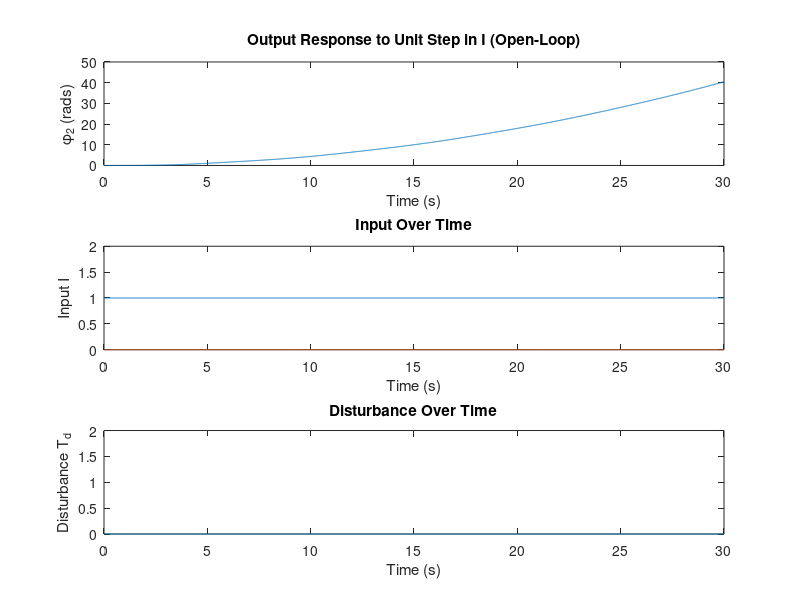
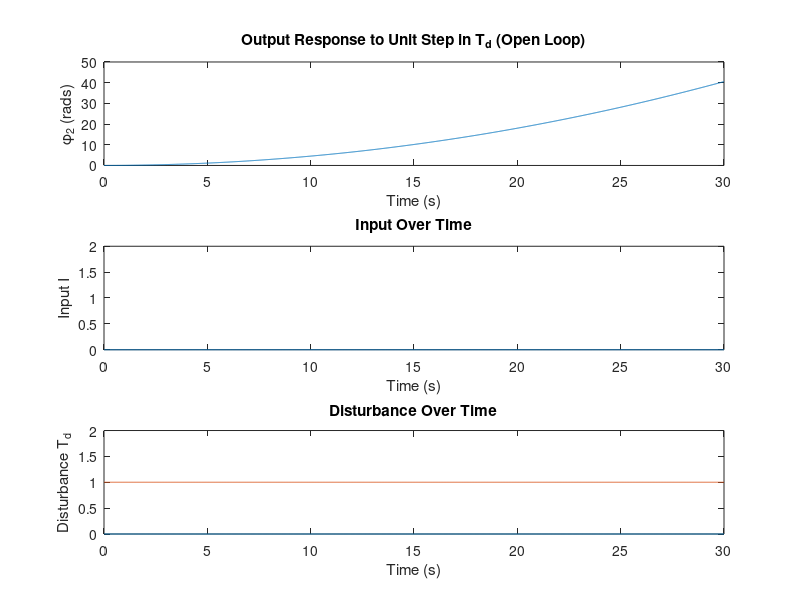

MATLAB code for these plots, in order: (Note: this script raises an error after producing the figures.)
% Define constants
J1=10/9; J2=10; c=0.1; k=1; kI=1;
x0 = [0 0 0 0];                     % Initial States

%%%%%%%%%%%%%%%%%%%%%%%%%%%%%%%%%%%%%%%%%%%%%%%%%%%%%%%%%%%%%%%%%%%%%%%%%%%
% Question #1
% Determine state space representation
A = [0 0 1 0; 0 0 0 1; -k/J1 k/J1 -c/J1 c/J1; k/J2 -k/J2 c/J2 -c/J2];
B = [0 0; 0 0; kI/J1 0; 0 1/J2];
C = [0 1 0 0];
D = [0];
F = [0; 0; 0; 1/J2];         % disturbance torque vector

%%%%%%%%%%%%%%%%%%%%%%%%%%%%%%%%%%%%%%%%%%%%%%%%%%%%%%%%%%%%%%%%%%%%%%%%%%%
% Question #2
% Compute Open-Loop Eigenvalues

eigs = eig(A)

%%%%%%%%%%%%%%%%%%%%%%%%%%%%%%%%%%%%%%%%%%%%%%%%%%%%%%%%%%%%%%%%%%%%%%%%%%%
% Question #3
% Simulate the unit step changes in I and Td

t = [0:0.01:30];
input = [ones(length(t), 1) zeros(length(t), 1)]

% define sys_fb_I as the ss with input I (Td = 0)
sys1 = ss(A, B, C, D);
response_I = lsim(sys1, input, t, x0);

figure(1);
subplot(311)
plot(t, response_I)
xlabel('Time (s)')
ylabel('\phi_{2} (rads)')
title('Output Response to Unit Step in I (Open-Loop)')

subplot(312)
plot(t, input)
xlabel('Time (s)')
ylabel('Input I')
title('Input Over Time')
ylim([0 2])

subplot(313)
plot(t, zeros(length(t), 1))
xlabel('Time (s)')
ylabel('Disturbance T_d')
title('Disturbance Over Time')
ylim([0 2])

% define sys_fb_td as the ss with input Td (I = 0)
input = [zeros(length(t), 1) ones(length(t), 1)];
response_td = lsim(sys1, input, t, x0);

figure(2);
subplot(311)
plot(t, response_td)
xlabel('Time (s)')
ylabel('\phi_{2} (rads)')
title('Output Response to Unit Step in T_d (Open Loop)')

subplot(312)
plot(t, zeros(length(t), 1))
xlabel('Time (s)')
ylabel('Input I')
title('Input Over Time')
ylim([0 2])

subplot(313)
plot(t, input)
xlabel('Time (s)')
ylabel('Disturbance T_d')
title('Disturbance Over Time')
ylim([0 2])


%%%%%%%%%%%%%%%%%%%%%%%%%%%%%%%%%%%%%%%%%%%%%%%%%%%%%%%%%%%%%%%%%%%%%%%%%%%
% Question #4
% Design state feedback controller gain K

% Check controllability of the open-loop system (can only arbitrarily
% choose eigenvalues of A-BK if system is controllable)
Sc = ctrb(A, B);
assert(length(A) == rank(Sc));

% Find gain vector K given the closed loop poles below
CCLP = [-1 -2 -1-1i -1+i];
K = acker(A, B*[1;0], CCLP)

%%%%%%%%%%%%%%%%%%%%%%%%%%%%%%%%%%%%%%%%%%%%%%%%%%%%%%%%%%%%%%%%%%%%%%%%%%%
% Question #5: Compute Kr
Kr = (-1 / (C*inv(A-B*[1;0]*K)*B*[1;0]))

%%%%%%%%%%%%%%%%%%%%%%%%%%%%%%%%%%%%%%%%%%%%%%%%%%%%%%%%%%%%%%%%%%%%%%%%%%%
% Question #6
% Simulate closed loop response to unit step changes

A_fb = A-B*[1;0]*K;
B_fb = [Kr.*B*[1;0] B*[0;1]];
C_fb = C;
D_fb = D;

% Find settling time for setpoint
sys_fb = ss(A_fb, B_fb, C_fb, D_fb);
step_info = stepinfo(sys_fb);
settling_time = step_info.SettlingTime

% Ensure that the graph is large enough to see settling time and then some
t_stop = round(100 * settling_time)
delta_t = 0.01;
t = 0:delta_t:t_stop;

% Step function for setpoint from time = 0
step_setpoint = ones(length(t), 1);

% Step function for Td after steady-state. Start by ensuring we are in the
% steady state before incorporating Td
step_td_start_index = 50 * round(settling_time / delta_t)

% Vector of 0s until well after settling time (then becomes 1 to
% incorporate Td
step_td = [zeros(step_td_start_index, 1) ; ones(length(t) - step_td_start_index, 1)];

% 2 columned matrix for the input (1st column is setpoint input; 2nd column
% is Td input)
input = [ones(length(t), 1) [zeros(step_td_start_index, 1); ones(length(t) - step_td_start_index, 1)]];

sys_cl = ss(A_fb, B_fb, C_fb, D_fb);    % construct a system model
response_cl = lsim(sys_cl, input, t, x0);

figure(3);
subplot(311)
plot(t, response_cl)
xlabel('Time (s)')
ylabel('\phi_{2} (rads')
title('Output Response to Unit Step in I and T_d (With Feedback)')

subplot(312)
plot(t, input(:,1))
xlabel('Time (s)')
ylabel('Input I')
title('Input Over Time')
ylim([0 2])

subplot(313)
plot(t, input(:,2))
xlabel('Time (s)')
ylabel('Disturbance T_d')
title('Disturbance Over Time')
ylim([0 2])

%%%%%%%%%%%%%%%%%%%%%%%%%%%%%%%%%%%%%%%%%%%%%%%%%%%%%%%%%%%%%%%%%%%%%%%%%%%
% Question #7
% Design observer

% Can only arbitrarily choose observer poles if system is observable
So = obsv(A, C)
assert(length(A) == rank(So));

% Find gain vector L given the closed loop poles below
OCLP = [-4 -2 -2-2i -2+2i];
L = acker(A', C', OCLP)'

%%%%%%%%%%%%%%%%%%%%%%%%%%%%%%%%%%%%%%%%%%%%%%%%%%%%%%%%%%%%%%%%%%%%%%%%%%%
% Question #8
% Simulate open-loop system

t = [0:0.01:30];
input = [ones(length(t), 1) ones(length(t), 1)];

Ahat = A;
Bhat = [B*[1;0] L];
Chat = [eye(size(A))];
Dhat = D;
% define sys_obs_I as the open-loop sustem with input I (Td = 0)
sys_obs = ss(A, Bhat, Chat, D);      
response_obs_I = lsim(sys_obs, input, t, x0);

figure(4);
subplot(311)
plot(t, response_obs_I)
xlabel('Time (s)')
ylabel('\phi_{2} (rads')
title('Output Response to Unit Step in I (Observer)')

subplot(312)
plot(t, input)
xlabel('Time (s)')
ylabel('Input I')
title('Input Over Time')
ylim([0 2])

subplot(313)
plot(t, zeros(length(t), 1))
xlabel('Time (s)')
ylabel('Disturbance T_d')
title('Disturbance Over Time')
ylim([0 2])

% define sys_obs_I as the open-loop sustem with input Td (I = 0)
input = [zeros(length(t), 1) ones(length(t), 1)]
sys_obs_td = ss(A-L*C, B, C, D);      
response_obs_td = lsim(sys_obs_td, input, t, x0);

figure(5);
subplot(311)
plot(t, response_obs_td)
xlabel('Time (s)')
ylabel('\phi_{2} (rads')
title('Output Response to Unit Step in Td (Observer)')

subplot(312)
plot(t, input)
xlabel('Time (s)')
ylabel('Input I')
title('Input Over Time')
ylim([0 2])

subplot(313)
plot(t, zeros(length(t), 1))
xlabel('Time (s)')
ylabel('Disturbance T_d')
title('Disturbance Over Time')
ylim([0 2])

%%%% DON"T KNOW WHAT TO DO HERE
% Plot x vs x^
[y,t,x_hat] = lsim(sys_obs_I, zeros(length(t), 1), t, x0)
figure(6);
subplot(111);
plot(t, x_hat)


% 
% n = length(A);
% x = x_original_sim;
% 
% x1_label = '\phi_{1}';
% x2_label = '\phi_{2}';
% x3_label = '\omega_{1}';
% x4_label = '\omega_{2}';
% 
% figure(6);
% subplot(211);
% plot(t,x_hat)
% 
% subplot(212);
% plot(t, x_original_sim);
% 
% plot(t,x(:,1),'-g', t,x_hat(:,1),':g', t,x(:,2),'-b', t,x_hat(:,2),':b', t,x(:,3),'-r', t,x_hat(:,3),':r', t,x(:,4),'-o', t,x_hat(:,4),':o')
% xlabel('Time (s)')
% ylabel('Amplitude')
% legend(x1_label, strcat(x1_label,'^'), strcat(x2_label, x2_label,'^'), x3_label, strcat(x3_label,'^'), x4_label, strcat(x4_label,'^'))
% title('#8 Open Loop Observer Simulation')


% Question #9:

% Needs work:

A_cl = [A-B*[1;0]*K B*[1;0]*K; zeros(size(A)) A-L*C];
B_cl = [B*[1;0]*Kr B*[0;1]; zeros(size(B), 2) zeros(size(B), 2)];
C_cl = [C zeros(size(C))];
D_cl = [D];

A_cl_td = A_cl;
B_cl_td = [B_cl [F ; zeros(size(B))]];
C_cl_td = C_cl;
D_cl_td = D_cl;

% Find settling time for setpoint
sys_cl = ss(A_cl, B_cl, C_cl, D_cl);
step_info = stepinfo(sys_cl);
settling_time = step_info.SettlingTime

% Ensure that the graph is large enough to see settling time and then some
t_stop = round(10 * settling_time)
delta_t = 0.01;
t = 0:delta_t:t_stop;

% Step function for setpoint from time = 0
step_setpoint = ones(length(t), 1);

% Step function for Td after steady-state. Start by ensuring we are in the
% steady state before incorporating Td
step_td_start_index = 5 * round(settling_time / delta_t)

% Vector of 0s until well after settling time (then becomes 1 to
% incorporate Td
step_td = [zeros(step_td_start_index, 1) ; ones(length(t) - step_td_start_index, 1)];

% 2 columned matrix for the input (1st column is setpoint input; 2nd column
% is Td input)
input = [step_setpoint step_td];

sys_cl_td = ss(A_cl_td, B_cl_td, C_cl_td, D_cl_td);    % construct a system model
response_cl_td = lsim(sys_cl_td, input, t, [x0 x0]);

figure(7);
subplot(311)
plot(t, response_cl_td)
xlabel('Time (s)')
ylabel('\phi_{2} (rads')
title('Output Response to Unit Step in I and T_d (With Feedback And Observer)')

subplot(312)
plot(t, input(:,1))
xlabel('Time (s)')
ylabel('Input I')
title('Input Over Time')
ylim([0 2])

subplot(313)
plot(t, input(:,2))
xlabel('Time (s)')
ylabel('Disturbance T_d')
title('Disturbance Over Time')
ylim([0 2])

% figure(8);
% subplot(311)
% sys_combined = ss(A_CL, B_CL, C_CL, D_CL)
% step(sys_combined, 8)
% ylim([0 1.5])
% title('#9 Combined Observer Feedback Simulation')


% Appendix

% Sanity Check 

%syms K1 K2 K3 K4 s;                 % declare controller variables
%K = [K1, K2, K3, K4];               % gain vector K

% We want closed-loop poles of -1, -2, -1+-j. This polynomial provides
% those poles
%PEQ1 = (s + 2)*(s + 1)*(s^2 + 2*s + 2);

% This is the polynomial provided by the closed loop polynomial with feedback
% det(sI - (A - BK))
%PEQ2 = det(s.*eye(4) - (A - B*K));

% In order to find the values of K that will provide the closed-loop poles
% we want given our state-space model, we must equate the two above
% equations and solve for K
%TEMP = coeffs(PEQ1 - PEQ2, s);
%[K1, K2, K3, K4] = solve(TEMP(1)==0, TEMP(2)==0, TEMP(3)==0, TEMP(4)==0);
%K = double([K1, K2, K3, K4])        % ensure that K matrix is of type double


%syms L1 L2 L3 L4;
%L = [L1; L2; L3; L4];

%PEQ1 = (s+4)*(s+2)*(s^2 + 4*s + 8); % desired closed loop polynomial
%PEQ2 = det(s.*eye(4) - (A - L*C));    % closed loop polynomial with feedback

%TEMP = coeffs(PEQ1-PEQ2, s);        % coefficients to solve observer vals
%[L1, L2, L3, L4] = solve(TEMP(1)==0, TEMP(2)==0, TEMP(3)==0, TEMP(4)==0);
%L = [L1; L2; L3; L4]                % observer gain vector L




%For question 6
% sys_cl = ss(A_fb, B_fb, C_fb, D_fb);
% Ts = 0.1;
% sys_cl_d = c2d(sys_cl, Ts);
% sysd = setmpcsignals(sys_cl_d, 'MV', 1, 'MO', 1);
% MPCobj = mpc(sysd);
% Tstop = 30;
% 
% num_sim_steps = round(Tstop/Ts);
% r = ones(num_sim_steps, 1);
% v = [zeros(2*num_sim_steps/3, 1); ones(num_sim_steps/3, 1)];
% 
% sim(MPCobj, num_sim_steps, r)

% sys_cl = ss(A_fb_td, B_fb_td, C_fb_td, D_fb_td);
% Ts = 0.1;
% sys_cl_d = c2d(sys_cl, Ts);
% sysd = setmpcsignals(sys_cl_d, 'MD', 1, 'MD', 2, 'MO', 1);
% MPCobj = mpc(sysd);
% Tstop = 30;
% 
% num_sim_steps = round(Tstop/Ts);
% r = ones(num_sim_steps, 1);
% v = [zeros(2*num_sim_steps/3, 1); ones(num_sim_steps/3, 1)];
% 
% sim(MPCobj, num_sim_steps, r, v)
